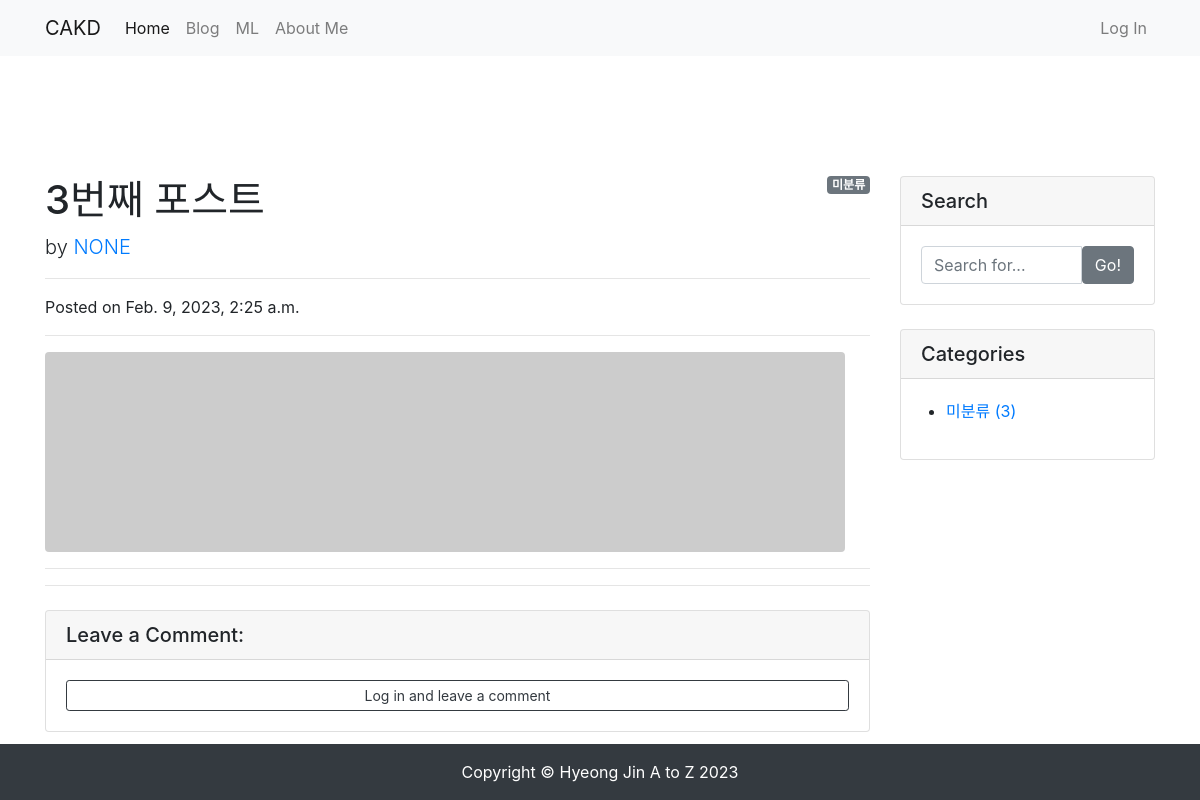
/blog/3/, run on an earlier commit of the app's database.
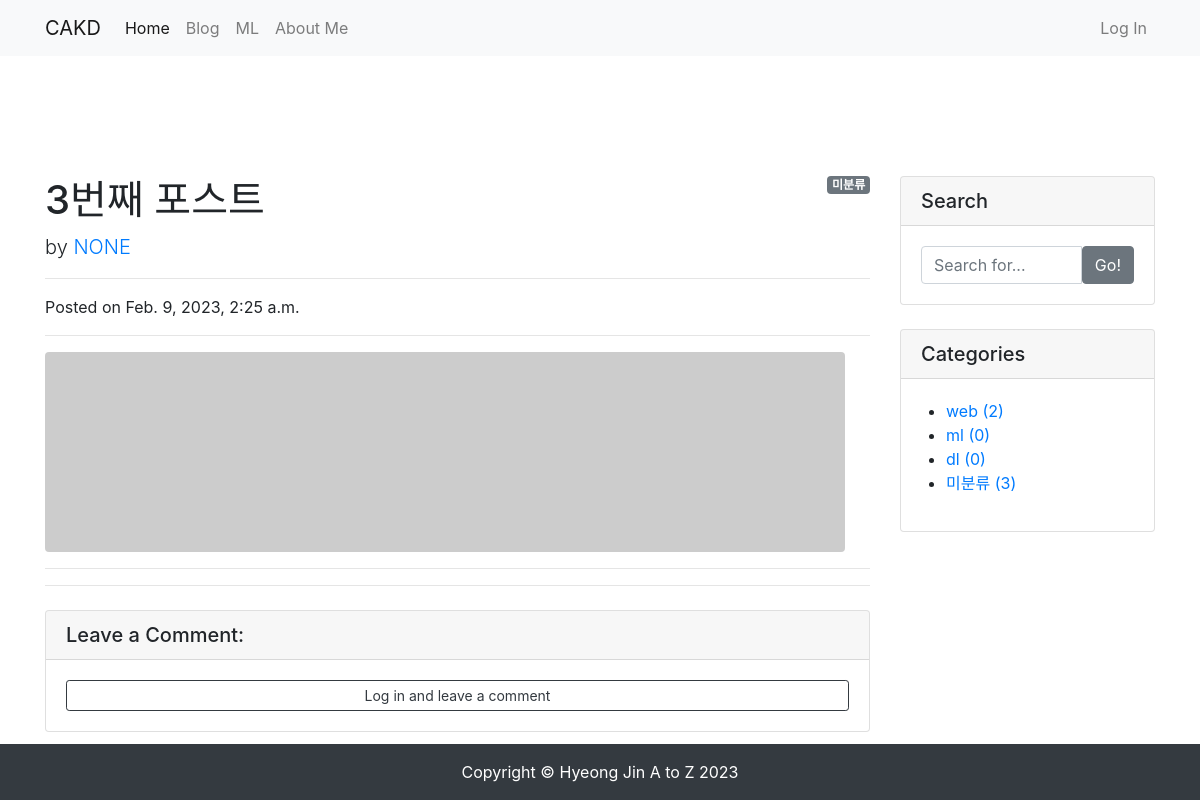
And on a later commit of the database.
### blog/models.py (models this page shows)
class Category(models.Model):
    name = models.CharField(max_length=50, unique=True)
    slug = models.SlugField(max_length=200, unique=True, allow_unicode=True)
    def __str__(self):
        return self.name
    def get_absolute_url(self):
        return f'/blog/category/{self.slug}/'
    class Meta:
        verbose_name_plural = 'categories'

### blog/views.py (the view)
# urls.py: path('<int:pk>/', views.PostDetail.as_view()),
class PostDetail(DetailView):
    model = Post
    def get_context_data(self, **kwargs):
        context = super(PostDetail, self).get_context_data()
        context['categories'] = Category.objects.all()
        context['no_category_post_count'] = Post.objects.filter(category=None).count()
        context['comment_form'] = CommentForm
        return context

### blog/models.py (called while the page is built)
    def get_content_markdown(self):
        return markdown(self.content)

### blog/templates/blog/post_detail.html (shortened to what this page needs)
{% extends 'blog/base.html' %}
{% load crispy_forms_tags %}
{% block main_area %}
    <div id="post-area">
        {% if post.category %}
            <span class="badge badge-secondary float-right">{{ post.category }}</span>
        {% else %}
            <span class="badge badge-secondary float-right">미분류</span>
        {% endif %}
        <h1 class="mt-4">{{ post.title }}</h1>
        <p class="lead">
            by
            <a href="#">{{ post.author | upper }}</a>
        </p>
        <hr>
        <p>Posted on {{ post.created_at }}</p>
        <hr>
        {% if post.head_image %}
            <img class="img-fluid rounded" src="{{ post.head_image.url }}" alt="{{ post.title }} head_image">
        {% else %}
            <img class="img-fluid rounded" src="https://picsum.photos/seed/{{ post.id }}/800/200" alt="random_image">
        {% endif %}
        <hr>
        <hr>
    </div>
    <div id="comment-area">
        <div class="card my-4">
            <h5 class="card-header">Leave a Comment:</h5>
            <div class="card-body">
                {% if user.is_authenticated %}
                <form id="comment-form" method="POST" action="{{ post.get_absolute_url }}new_comment/">
                    {% csrf_token %}
                    <div class="form-group">
                        {{ comment_form | crispy }}
                    </div>
                    <button type="submit" class="btn btn-primary">Submit</button>
                </form>
                {% else %}
                    <a role="button" class="btn btn-outline-dark btn-block btn-sm" href="#" data-toggle="modal" data-target="#loginModal">Log in and leave a comment</a>
                {% endif %}
            </div>
        </div>
    </div>
{% endblock %}

### blog/templates/blog/base.html (shortened to what this page needs)
<!DOCTYPE html>
<html lang="en">
<head>
    <link rel="stylesheet" href="https://cdn.jsdelivr.net/npm/bootstrap@4.5.3/dist/css/bootstrap.min.css">
</head>
<body>
    {% include 'blog/navbar.html' %}
    <div class="container pt-5 my-5">
        <div class="row">
            <div class="col-md-8 col-lg-9" id="main-area">
                {% block main_area %}
                {% endblock %}
            </div>
            <div class="col-md-4 col-lg-3">
                <div class="card my-4">
                    <h5 class="card-header">Search</h5>
                    <div class="card-body">
                        <div class="input-group">
                            <input type="text" class="form-control" placeholder="Search for..." id="search-input">
                            <span class="input-group-btn">
                                    <button class="btn btn-secondary" type="button" onclick="searchPost();">Go!</button>
                                </span>
                        </div>
                    </div>
                </div>
                <div class="card my-4" id="categories-card">
                    <h5 class="card-header">Categories</h5>
                    <div class="card-body">
                        <div class="row">
                            <ul>
                                {% for category in categories %}
                                <li>
                                    <a href="{{ category.get_absolute_url }}">{{ category }} ({{ category.post_set.count }})</a>
                                </li>
                                {% endfor %}
                                <li>
                                    <a href="/blog/category/no_category/">미분류 ({{ no_category_post_count }})</a>
                                </li>
                            </ul>
                        </div>
                    </div>
                </div>
            </div>
        </div>
    </div>
    <div class="fixed-bottom">
    {% include 'blog/footer.html' %}
    </div>
</body>
</html>

What changed in the data, as far as the page shows it:
added Category: name "web", post_set.count "2"
added Category: name "ml", post_set.count "0"
added Category: name "dl", post_set.count "0"
